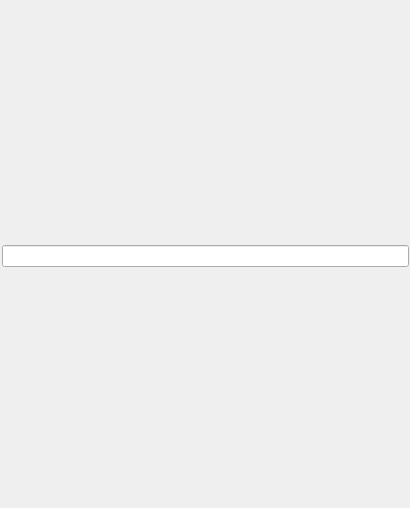
<?xml version="1.0" encoding="UTF-8"?>
<ui version="4.0">
    <class>HexEditorPanel</class>
    <widget class="ads::CDockWidget" name="HexEditorPanel">
        <property name="geometry">
            <rect>
                <x>0</x>
                <y>0</y>
                <width>410</width>
                <height>508</height>
            </rect>
        </property>
        <property name="windowTitle">
            <string>HexEditorPanel</string>
        </property>
        <widget class="QFrame" name="root">
            <property name="geometry">
                <rect>
                    <x>0</x>
                    <y>0</y>
                    <width>411</width>
                    <height>511</height>
                </rect>
            </property>
            <property name="sizePolicy">
                <sizepolicy hsizetype="Expanding" vsizetype="Expanding">
                    <horstretch>0</horstretch>
                    <verstretch>0</verstretch>
                </sizepolicy>
            </property>
            <layout class="QVBoxLayout" name="verticalLayout">
                <property name="spacing">
                    <number>0</number>
                </property>
                <property name="leftMargin">
                    <number>0</number>
                </property>
                <property name="topMargin">
                    <number>0</number>
                </property>
                <property name="rightMargin">
                    <number>0</number>
                </property>
                <property name="bottomMargin">
                    <number>0</number>
                </property>
                <item>
                    <widget class="QFrame" name="content">
                        <property name="sizePolicy">
                            <sizepolicy hsizetype="Expanding" vsizetype="Expanding">
                                <horstretch>0</horstretch>
                                <verstretch>0</verstretch>
                            </sizepolicy>
                        </property>
                        <property name="frameShape">
                            <enum>QFrame::NoFrame</enum>
                        </property>
                        <property name="frameShadow">
                            <enum>QFrame::Raised</enum>
                        </property>
                        <property name="lineWidth">
                            <number>0</number>
                        </property>
                        <layout class="QVBoxLayout" name="verticalLayout_2">
                            <property name="spacing">
                                <number>2</number>
                            </property>
                            <property name="leftMargin">
                                <number>2</number>
                            </property>
                            <property name="topMargin">
                                <number>2</number>
                            </property>
                            <property name="rightMargin">
                                <number>2</number>
                            </property>
                            <property name="bottomMargin">
                                <number>0</number>
                            </property>
                            <item>
                                <widget class="QFrame" name="headerFrame">
                                    <property name="sizePolicy">
                                        <sizepolicy hsizetype="Minimum" vsizetype="Fixed">
                                            <horstretch>0</horstretch>
                                            <verstretch>0</verstretch>
                                        </sizepolicy>
                                    </property>
                                    <property name="minimumSize">
                                        <size>
                                            <width>0</width>
                                            <height>16</height>
                                        </size>
                                    </property>
                                    <property name="frameShape">
                                        <enum>QFrame::NoFrame</enum>
                                    </property>
                                    <property name="frameShadow">
                                        <enum>QFrame::Raised</enum>
                                    </property>
                                    <property name="lineWidth">
                                        <number>0</number>
                                    </property>
                                    <layout class="QVBoxLayout" name="verticalLayout_3">
                                        <property name="spacing">
                                            <number>0</number>
                                        </property>
                                        <property name="leftMargin">
                                            <number>0</number>
                                        </property>
                                        <property name="topMargin">
                                            <number>0</number>
                                        </property>
                                        <property name="rightMargin">
                                            <number>0</number>
                                        </property>
                                        <property name="bottomMargin">
                                            <number>0</number>
                                        </property>
                                        <item>
                                            <widget class="QLineEdit" name="searchTextBar">
                                                <property name="sizePolicy">
                                                    <sizepolicy hsizetype="Expanding" vsizetype="Expanding">
                                                        <horstretch>0</horstretch>
                                                        <verstretch>0</verstretch>
                                                    </sizepolicy>
                                                </property>
                                                <property name="font">
                                                    <font>
                                                        <pointsize>8</pointsize>
                                                    </font>
                                                </property>
                                            </widget>
                                        </item>
                                    </layout>
                                </widget>
                            </item>
                        </layout>
                    </widget>
                </item>
            </layout>
        </widget>
    </widget>
    <customwidgets>
        <customwidget>
            <class>ads::CDockWidget</class>
            <extends>QFrame</extends>
            <header location="global">DockWidget.h</header>
            <container>1</container>
        </customwidget>
    </customwidgets>
    <resources />
    <connections />
</ui>
